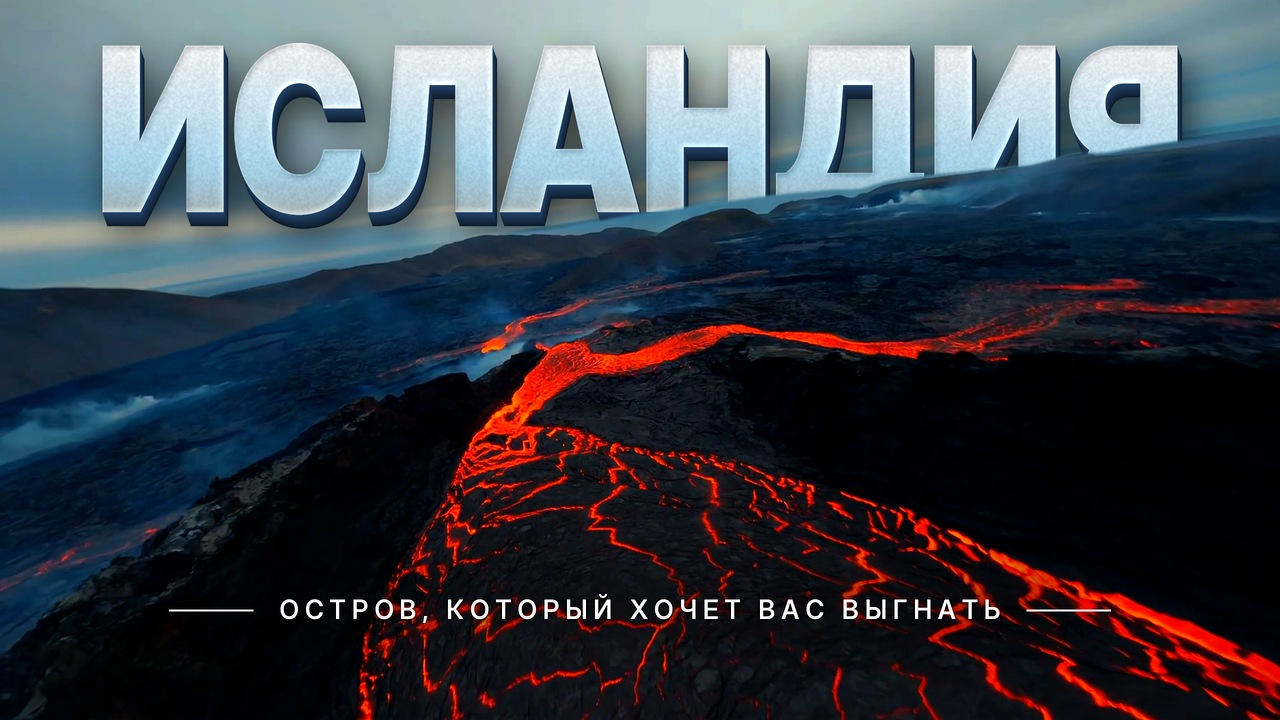
#> input picture ru_geo/iceland/cover_v2.jpg, 1280 x 720 px
$ python -i anim_globe.py   (imports and definitions only)
#> lines starting #> are read from the running program, lines starting #| are printed output that depends on the picture
# Кинематографичный «пролёт к Исландии»: камера в космосе смотрит на медленно вращающуюся Землю (терминатор,
# тонкий светящийся ободок атмосферы, звёзды, блик солнца у края), затем плавно летит к Исландии.
# Под фразу: «Исландия лежит в Северной Атлантике (0–2.3 с), между Гренландией и Норвегией (2.3–4.4 с),
# прямо под полярным кругом (4.4–5.9 с)».
#   0–2.3   пролёт из космоса к Северной Атлантике
#   2.3–4.4 Исландия в центре, бледные подписи «ГРЕНЛАНДИЯ» (слева) и «НОРВЕГИЯ» (справа), появляется контур Исландии
#   4.4–5.9 дорисовывается пунктир полярного круга (66,56° с. ш.) + подпись «ПОЛЯРНЫЙ КРУГ»; «ИСЛАНДИЯ» держится
# Рендер: настоящая перспективная камера + пересечение лучей со сферой (numpy, по пикселю), текстура Natural Earth I
# (глобально NE1_50M_SR_W 1/30°, вблизи — eur_hr.png 1/60°, тот же цвет), mip-уровни против «ряби», облака — 3D-шум.
# Запуск (из ru_geo/iceland):  python3 rework/anim_globe.py [секунды=5.9]  ->  cache/anim_globe.mp4
#   отладка кадров:            python3 rework/anim_globe.py 5.9 0,2.3,5.8 rework/sheets
import math, os, subprocess, sys, time, zipfile, io
import numpy as np
from PIL import Image, ImageDraw, ImageFilter

HERE = os.path.dirname(os.path.abspath(__file__))
ROOT = os.path.dirname(HERE)                                   # ru_geo/iceland
LIB = os.path.join(ROOT, '..', 'lib')
DATA = os.path.join(ROOT, '..', 'data')
sys.path.insert(0, LIB)
import look, geo
Image.MAX_IMAGE_PIXELS = None

W, H, FPS = 1920, 1080, 30
TOTAL = float(sys.argv[1]) if len(sys.argv) > 1 else 5.9
K = TOTAL / 5.9
T1, T2 = 2.3 * K, 4.4 * K                                      # границы фраз
R_KM = 6371.0
HFOV = math.radians(32.0)
TANH = math.tan(HFOV / 2)
ISL = (64.98, -19.0)                                           # центр Исландии
START = (21.0, 6.0)                                            # куда смотрит камера в начале (Африка/Европа/Атлантика)
SUN = (8.0, -52.0)                                             # подсолнечная точка: день над Атлантикой, ночь — справа
H0, H1 = 52000.0, 2260.0                                       # высота камеры, км (в конце Исландия ≈ 40 % ширины кадра)

GDIR = os.path.join(DATA, 'globe')
NE_URL = 'https://naciscdn.org/naturalearth/50m/raster/NE1_50M_SR_W.zip'

def vec(lat, lon):
    p, l = math.radians(lat), math.radians(lon)
    return np.array([math.cos(p) * math.cos(l), math.cos(p) * math.sin(l), math.sin(p)])

# ---------------------------------------------------------------- текстуры
# [111 lines left out: functions _grade, _graded, _mips, textures, clouds_tex, sample and 1 more, not called in this run]

# ---------------------------------------------------------------- камера и тайминг
def _pchip(xs, ys, x):
    xs, ys = np.asarray(xs, float), np.asarray(ys, float)
    hk = np.diff(xs); dk = np.diff(ys) / hk
    m = np.zeros_like(ys)
    for i in range(1, len(xs) - 1):
        if dk[i - 1] * dk[i] > 0:
            w1, w2 = 2 * hk[i] + hk[i - 1], hk[i] + 2 * hk[i - 1]
            m[i] = (w1 + w2) / (w1 / dk[i - 1] + w2 / dk[i])
    i = int(np.clip(np.searchsorted(xs, x) - 1, 0, len(xs) - 2))
    t = (x - xs[i]) / hk[i]
    h00, h10, h01, h11 = 2 * t**3 - 3 * t**2 + 1, t**3 - 2 * t**2 + t, -2 * t**3 + 3 * t**2, t**3 - t**2
    return h00 * ys[i] + h10 * hk[i] * m[i] + h01 * ys[i + 1] + h11 * hk[i] * m[i + 1]

def zoom_p(t):
    """Доля пути по log(высоты): медленно в начале, разгон, к 2.3 с — Северная Атлантика, плавно дальше, мягкий финал."""
    u = np.clip(t / TOTAL, 0, 1)
    return float(_pchip([0, 0.10, 0.39, 0.746, 1.0], [0, 0.035, 0.56, 0.72, 1.0], u))

# [9 lines left out: functions turn_q, slerp, not called in this run]

class Cam:
    def __init__(self, t):
        self.t = t
        p = zoom_p(t)
        self.h = math.exp(math.log(H0) + (math.log(H1) - math.log(H0)) * p)
        self.d = 1 + self.h / R_KM
        q = turn_q(t)
        self.n = slerp(vec(*START), vec(*ISL), q)
        n = self.n
        lon = math.atan2(n[1], n[0])
        e = np.array([-math.sin(lon), math.cos(lon), 0.0])
        u = np.cross(n, e)
        self.e, self.u, self.f = e, u, -n
        self.C = n * self.d
        self.kmpx = self.h * 2 * TANH / W

    # [10 lines left out: function project, not called in this run]

# ---------------------------------------------------------------- рендер Земли
JJ, II = np.meshgrid(np.arange(W, dtype=np.float32), np.arange(H, dtype=np.float32))
SX = ((JJ + 0.5 - W / 2) / (W / 2) * TANH).ravel()
SY = (-(II + 0.5 - H / 2) / (W / 2) * TANH).ravel()
PIXANG = 2 * TANH / W
S_DIR = vec(*SUN).astype(np.float32)
ATM = np.array([0.36, 0.62, 1.0], np.float32)

# [15 lines left out: function stars, not called in this run]

TEXG = TEXH = CLOUD = STARS = None
# [111 lines left out: functions init, earth, flare, finish, not called in this run]

# ---------------------------------------------------------------- графика поверх
SS = 2
ISL_RINGS = None
# [4 lines left out: function _rings, not called in this run]

def fade(t, t0, d=0.6): return look.ease((t - t0) / d)

# [65 lines left out: function overlay, not called in this run]

def frame(t):
    cam = Cam(t)
    arr = earth(cam)
    arr = flare(arr, cam)
    arr = finish(arr)
    img = Image.fromarray((arr * 255 + 0.5).astype(np.uint8)).convert('RGBA')
    overlay(img, cam)
    return img.convert('RGB')

def _render(i): return frame(i / FPS).tobytes()

# [20 lines left out: function main, not called in this run]

# [2 lines not run here, left out]

>>> import cv2
>>> picture = cv2.imread('../cover_v2.jpg', cv2.IMREAD_GRAYSCALE)
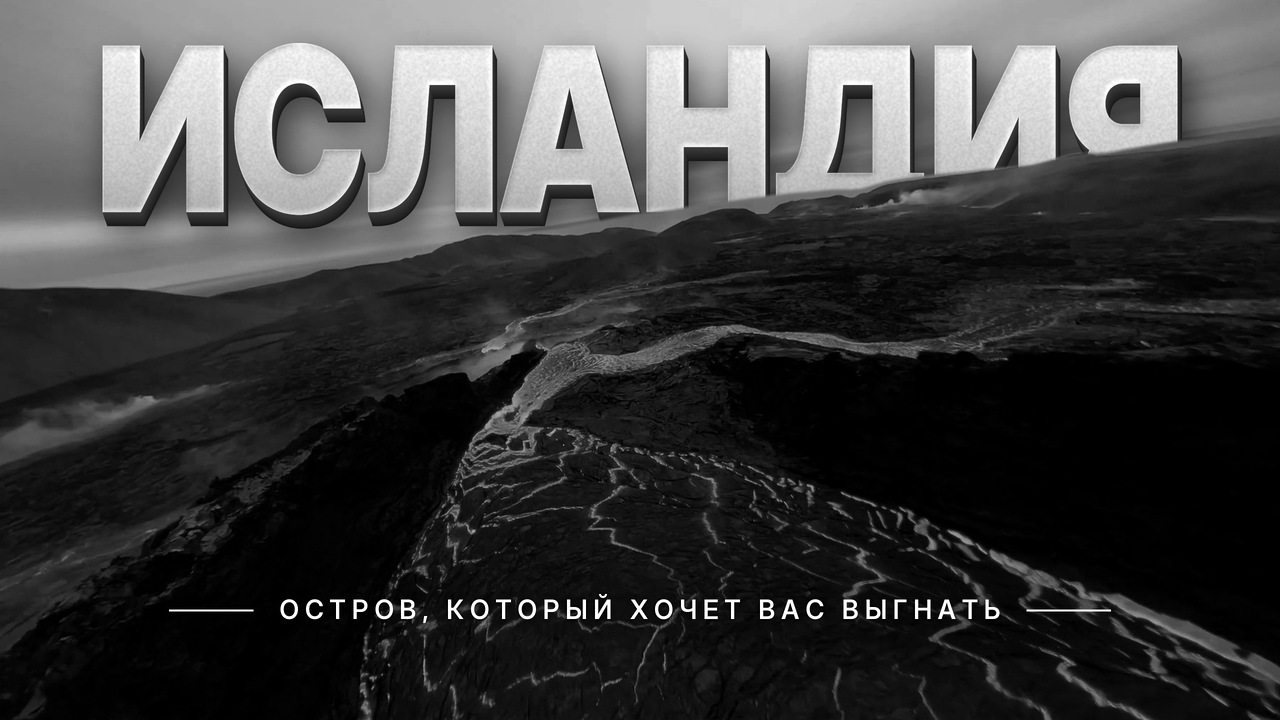
#> picture: shape (720, 1280); min 0, max 255, mean 64.8
>>> result = _render(picture)
#> in zoom_p, `u = np.clip(t / TOTAL, 0, 1)`:
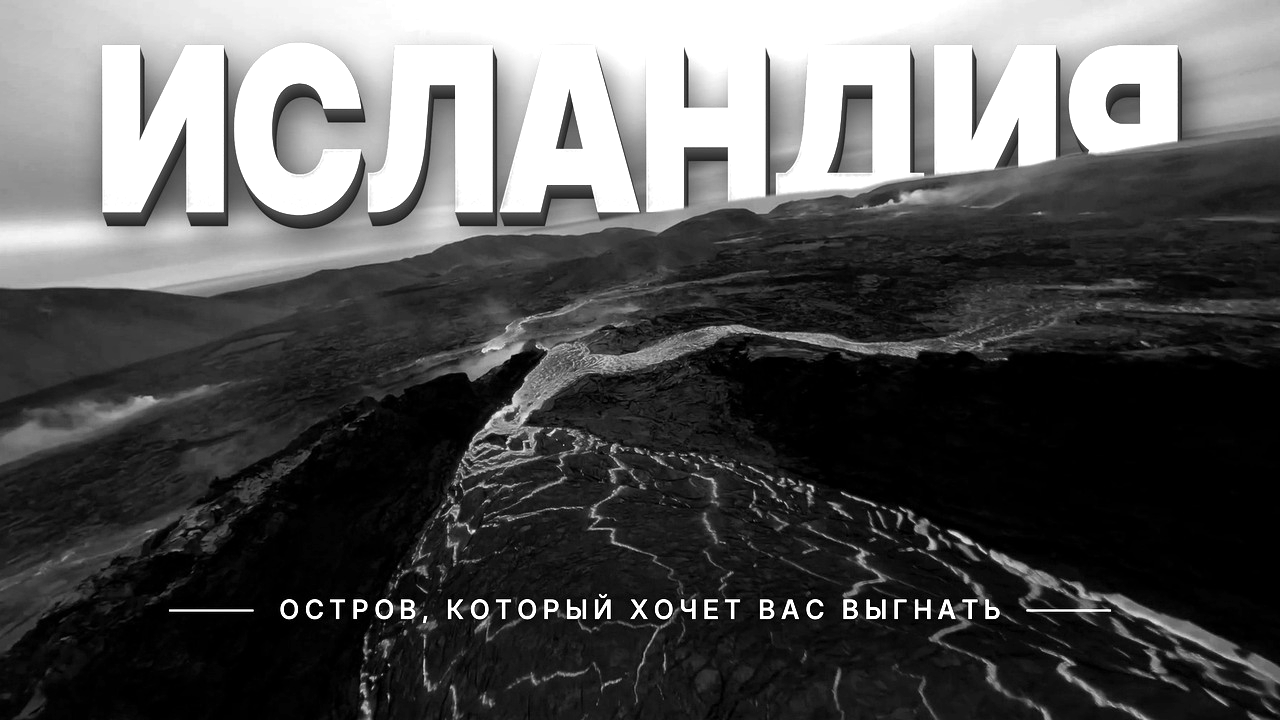
#> u: shape (720, 1280) float64; min 0, max 1, mean 0.34
#> (the run stopped early here; a loop or call above may not have finished)

$ run again, on ru_geo/iceland/rework/beauty_select.jpg
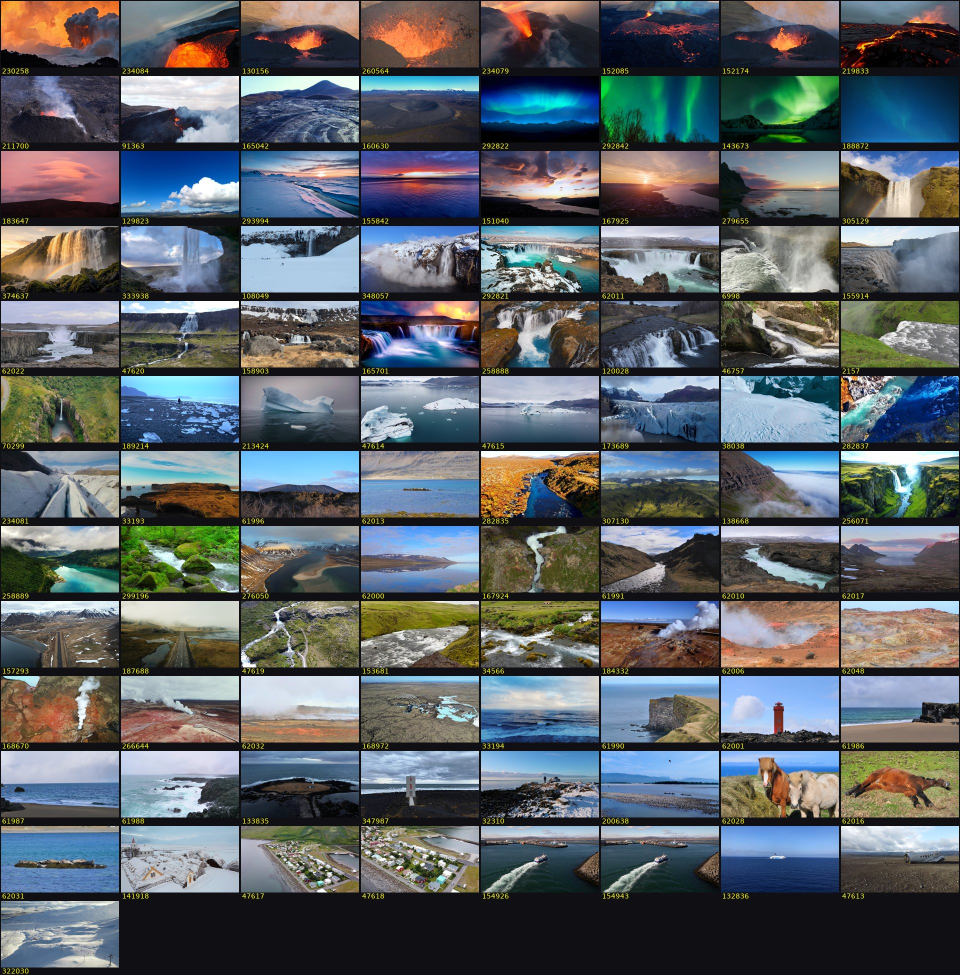
#> input picture ru_geo/iceland/rework/beauty_select.jpg, 1920 x 1950 px (shown at 1/2 size)
#> `picture = cv2.imread('../cover_v2.jpg', cv2.IMREAD_GRAYSCALE)`:
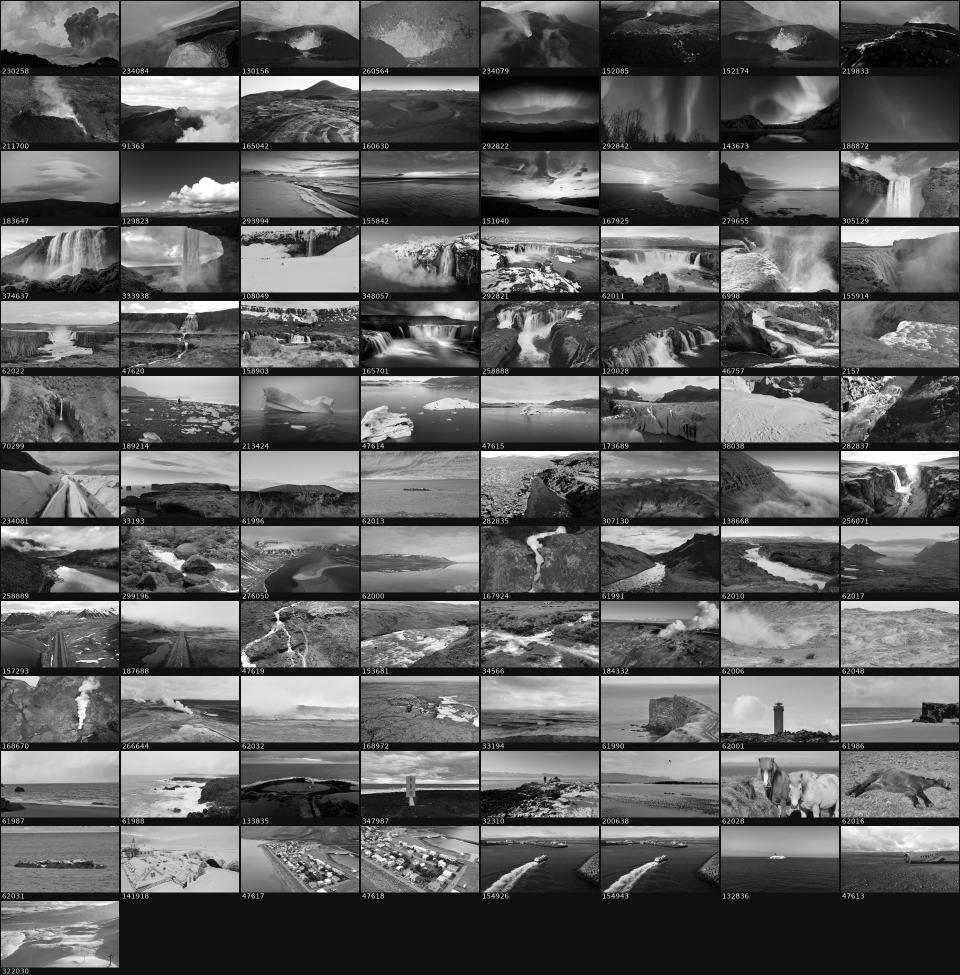
#> picture: shape (1950, 1920) (shown at 1/2 size); min 0, max 255, mean 97
#> in zoom_p, `u = np.clip(t / TOTAL, 0, 1)`:
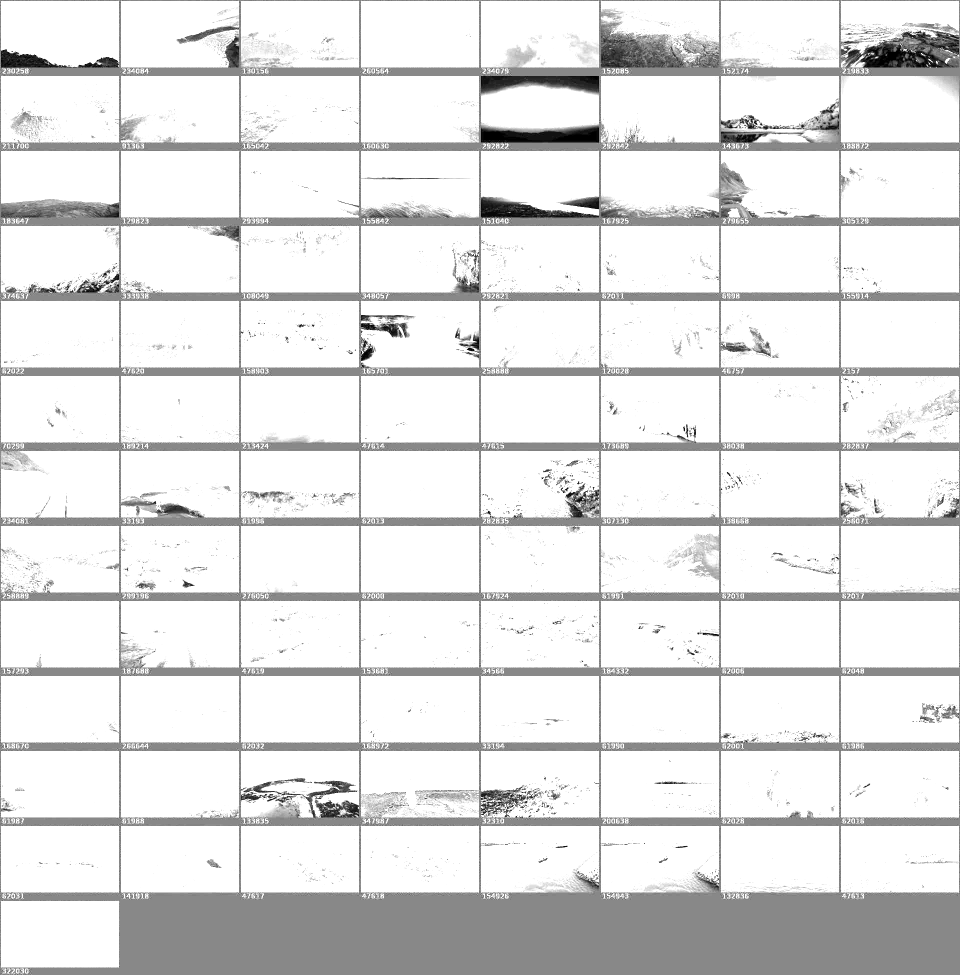
#> u: shape (1950, 1920) float64 (shown at 1/2 size); min 0, max 1, mean 0.891
